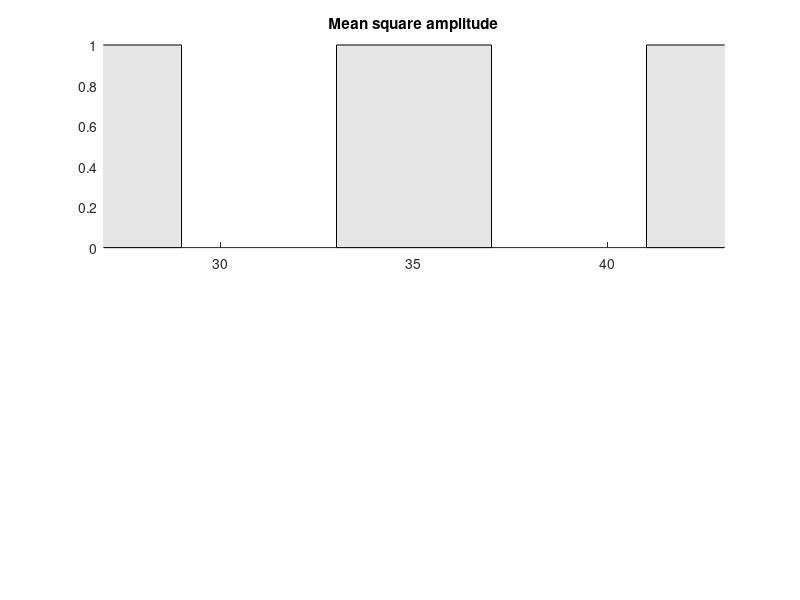

MATLAB code for this plot: (Note: this script raises an error after producing the figure.)


%figure(22); clf; title('freq-nonphase adjusted'); hold on

%y1idx = find([out(1).s.pfhi] < 435 );
% y1idx = find([out(1).s.pflo] > 385);
% 
% x = [out(1).s.timcont]/3600;
% x = x(y1idx);
% y2 = [out(1).s.pflo];
% y2 = y2(y1idx);
% y1 = [out(1).s.pfhi];
% y1 = y1(y1idx);
% y3 = [out(1).s.fftFreq];
% y3 = y3(y1idx);
% 
% plot(x, y1);
% plot(x, y2);
% patch([x fliplr(x)], [y1 fliplr(y2)],'r');
% 
% plot(x, [out(1).s(y1idx).fftFreq], 'k-', 'LineWidth',3);
%coral
Coral = [255/255, 127/255, 80/255];
%Bluish green
Bluishgreen = [103/255, 189/255, 170/255];
ylw = [255/255 153/255 204/255];
%teal
teal = [0/255 114/255 178/255];
lightlines = [21 25 29 33 37 41 45 49 53];

% figure(28);clf; hold on;
%         
%         ax(1) = subplot(311); title('Mean square amplitude'); xlim([27 43]);hold on;
%         plot([out(1).s.timcont]/3600, [out(1).s.sumfftAmp], '.', 'MarkerSize', 30,'Color', teal);
%             plot([out(1).s.timcont]/3600, [out(1).s.obwAmp], '.', 'MarkerSize', 30,'Color', teal);
%             a = ylim;
%             for j = 1:length(lightlines)-1
%                 if mod(j,2) == 0 %if j is even
%                 fill([lightlines(j) lightlines(j) lightlines(j+1) lightlines(j+1)], [0 .15 .15 0], [0.9, 0.9, 0.9]);
%                 end
%             end
%             plot([out(1).s.timcont]/3600, [out(1).s.obwAmp], '.', 'MarkerSize', 30,'LineWidth', 1, 'Color',teal);
%             plot([out(1).s.timcont]/3600, [out(1).s.pobwAmp], '.', 'MarkerSize', 10, 'Color',ylw);
% 
%             plot([out(1).s.timcont]/3600, [out(1).s.sumfftAmp], '.', 'MarkerSize', 30,'Color', 'b');
%             plot([out(1).s.timcont]/3600, [out(1).s.sumfftAmp], '.', 'MarkerSize', 30,'LineWidth', 1, 'Color','r');
%             
%             
%         
%         ax(2) = subplot(312); title('Frequency-nonphase');xlim([27 43]); ylim([300 500]); hold on;
% 
%             plot([out(1).s.timcont]/3600, [out(1).s.flo]);
%             plot([out(1).s.timcont]/3600, [out(1).s.fhi]);
%             a = ylim;
%             for j = 1:length(lightlines)-1
%                 if mod(j,2) == 0 %if j is even
%                 fill([lightlines(j) lightlines(j) lightlines(j+1) lightlines(j+1)], [a(1) 550 550 a(1)], [0.9, 0.9, 0.9]);
%                 end
%             end
% 
%             patch([[out(1).s.timcont]/3600 fliplr([out(1).s.timcont]/3600)], [[out(1).s.flo] fliplr([out(1).s.fhi])],'b');
%             plot([out(1).s.timcont]/3600, [out(1).s.fftFreq], 'k-', 'LineWidth', 2);
%             
%          ax(3) = subplot(313); title('Frequency-phase'); xlim([27 43]); ylim([300 500]);hold on;
%             
%             y1idx = find([out(1).s.pflo] > 385);
% 
%                 x = [out(1).s.timcont]/3600;
%                 x = x(y1idx);
%                 y2 = [out(1).s.pflo];
%                 y2 = y2(y1idx);
%                 y1 = [out(1).s.pfhi];
%                 y1 = y1(y1idx);
%                 y3 = [out(1).s.fftFreq];
%                 y3 = y3(y1idx);
%                 
%                 plot(x, y1);
%                 plot(x, y2);
%             
% 
%             a = ylim;
%             for j = 1:length(lightlines)-1
%                 if mod(j,2) == 0 %if j is even
%                 fill([lightlines(j) lightlines(j) lightlines(j+1) lightlines(j+1)], [a(1) a(2) a(2) a(1)], [0.9, 0.9, 0.9]);
%                 end
%             end
%             patch([x fliplr(x)], [y1 fliplr(y2)],'r');
%             plot(x,y3, 'k-', 'LineWidth', 2);
%             
%        
%     
%     linkaxes(ax, 'x')




figure(29);clf; hold on;
        
        ax(1) = subplot(211); title('Mean square amplitude'); xlim([27 43]);hold on;
           
%             plot([out(1).s.timcont]/3600, [out(1).s.psumfftAmp], '.', 'MarkerSize', 0.1);      
%             plot([out(1).s.timcont]/3600, [out(1).s.ppeakfftAmp], '.', 'MarkerSize', 0.1);
%             plot([out(1).s.timcont]/3600, [out(1).s.pobwAmp], '.', 'MarkerSize', 0.1);
%             plot([out(1).s.timcont]/3600, [out(1).s.zAmp], '.', 'MarkerSize', 0.1);
            a = [0 1];
            for j = 1:length(lightlines)-1
                if mod(j,2) == 0 %if j is even
                fill([lightlines(j) lightlines(j) lightlines(j+1) lightlines(j+1)], [0 a(2) a(2) 0], [0.9, 0.9, 0.9]);
                end
            end
            
            plot([out(2).s.timcont]/3600, [out(2).s.sumfftAmp], '.', 'MarkerSize', 10);
            plot([out(2).s.timcont]/3600, [out(2).s.peakfftAmp], '.', 'MarkerSize', 10);
            plot([out(2).s.timcont]/3600, [out(2).s.obwAmp], '.', 'MarkerSize', 10);
            %plot([out(1).s.timcont]/3600, [out(1).s.zAmp], '.', 'MarkerSize', 10);
           % legend('sumfftAmp', 'peakfftAmp', 'obwAmp', 'zAmp');

         ax(2) = subplot(212); title('Frequency');xlim([27 43]);  hold on;

            
            for j = 1:length(lightlines)-1
                if mod(j,2) == 0 %if j is even
                fill([lightlines(j) lightlines(j) lightlines(j+1) lightlines(j+1)], [0 a(2) a(2) 0], [0.9, 0.9, 0.9]);
                end
            end
        
            plot([out(1).s.timcont]/3600, [out(2).s.sumfftAmp]/max([out(2).s.sumfftAmp]), '.', 'MarkerSize', 10);
            plot([out(1).s.timcont]/3600, [out(2).s.peakfftAmp]/max([out(2).s.peakfftAmp]), '.', 'MarkerSize', 10);
            plot([out(1).s.timcont]/3600, [out(2).s.obwAmp]/max([out(2).s.obwAmp]), '.', 'MarkerSize', 10);
            plot([out(1).s.timcont]/3600, [out(2).s.zAmp]/max([out(2).s.zAmp]), '.', 'MarkerSize', 10);
            %legend('sumfftAmp', 'peakfftAmp', 'obwAmp', 'zAmp');
    
     linkaxes(ax, 'x')

figure(4); clf; hold on;

         ax(1) = subplot(211); title('Mean square amplitude'); xlim([27 43]);hold on;

            for j = 1:length(lightlines)-1
                if mod(j,2) == 0 %if j is even
                fill([lightlines(j) lightlines(j) lightlines(j+1) lightlines(j+1)], [0 a(2) a(2) 0], [0.9, 0.9, 0.9]);
                end
            end
                [timcont, sumfftdata] = k_peaksofpeaksfilt([out(2).s.timcont], [out(2).s.sumfftAmp], 20);
                    plot(timcont/3600, sumfftdata);

                [timcont, peakfftdata] = k_peaksofpeaksfilt([out(2).s.timcont], [out(2).s.peakfftAmp], 20);
                    plot(timcont/3600, peakfftdata);
            
                [timcont, obwdata] = k_peaksofpeaksfilt([out(2).s.timcont], [out(2).s.obwAmp], 20);
                    plot(timcont/3600, obwdata);

%                 [timcont, zdata] = k_peaksofpeaksfilt([out(1).s.timcont], [out(1).s.zAmp], 20);    
%                     plot(timcont/3600, zdata);
%             

         ax(2) = subplot(212); title('Mean square amplitude'); xlim([27 43]);hold on;

            for j = 1:length(lightlines)-1
                if mod(j,2) == 0 %if j is even
                fill([lightlines(j) lightlines(j) lightlines(j+1) lightlines(j+1)], [0 a(2) a(2) 0], [0.9, 0.9, 0.9]);
                end
            end
                [timcont, sumfftdata] = k_peaksofpeaksfilt([out(1).s.timcont], [out(2).s.sumfftAmp]/max([out(2).s.sumfftAmp]), 20);
                    plot(timcont/3600, sumfftdata);

                [timcont, peakfftdata] = k_peaksofpeaksfilt([out(1).s.timcont], [out(2).s.peakfftAmp]/max([out(2).s.peakfftAmp]), 20);
                    plot(timcont/3600, peakfftdata);
            
                [timcont, obwdata] = k_peaksofpeaksfilt([out(1).s.timcont], [out(2).s.obwAmp]/max([out(2).s.obwAmp]), 20);
                    plot(timcont/3600, obwdata);

%                 [timcont, zdata] = k_peaksofpeaksfilt([out(1).s.timcont], [out(1).s.zAmp]/max([out(1).s.zAmp]), 20);    
%                     plot(timcont/3600, zdata); 
%      
